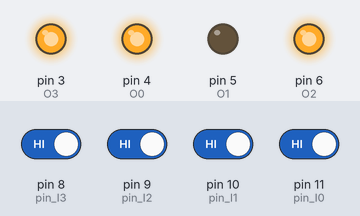
Recording of a sketch running on a simulated Arduino Nano, built with avr-gcc and run on an emulated ATmega328P. On the bench: output pins drawn as LEDs (lit = HIGH). Inputs (shaded band) come from the test bench; at power-on: pin 8 (pin_I3), pin 9 (pin_I2), pin 10 (pin_I1), pin 11 (pin_I0) HIGH.

Above: at 1.2 s.
1.3 s: pin 8 (pin_I3) driven LOW
At 1.8 s:
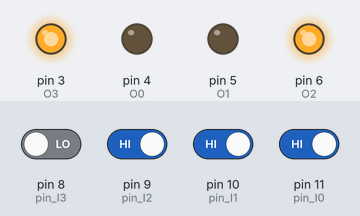
2.8 s: pin 9 (pin_I2) driven LOW
At 4.0 s:
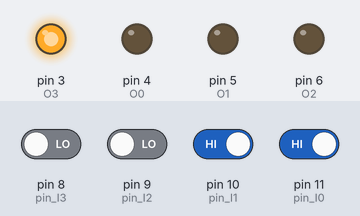
4.3 s: pin 8 (pin_I3) driven HIGH
At 5.3 s:
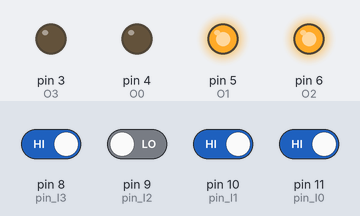
5.8 s: pin 10 (pin_I1) driven LOW
At 6.5 s:
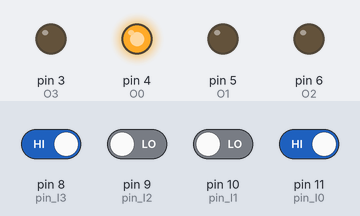
7.3 s: pin 11 (pin_I0) driven LOW
At 7.6 s:
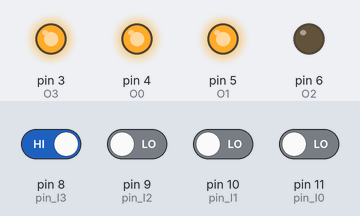
8.8 s: pin 9 (pin_I2) driven HIGH
At 9.9 s:
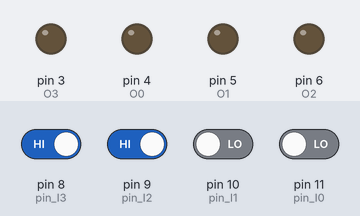
Timing chart, 0 to 11.3 s (numbered marks = the images above; inputs shaded):
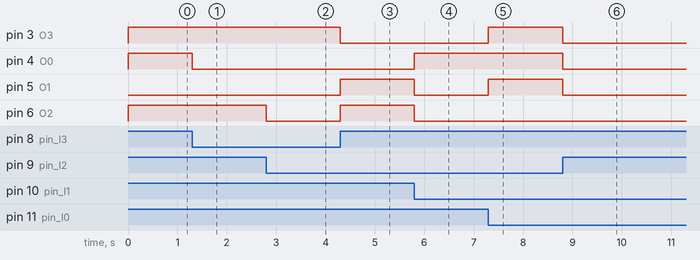

The sketch:

sketch_apr24a.ino
```cpp
// CSE331.4 (Spring 2022)
// Group-2
// Code for Arduino Nano:

// Declaring pins of I/O:
//Input Pins:      Output Pins:
  int pin_I0 = 11; int O0 = 4;
  int pin_I1 = 10; int O1 = 5;
  int pin_I2 =  9; int O2 = 6;
  int pin_I3 =  8; int O3 = 3;

// Logical Operators of input:
  int I0 = 0;
  int I1 = 0;
  int I2 = 0;
  int I3 = 0;

void setup() {
  // Pin Mode for Input:   Pin Mode for Outut:
   pinMode(pin_I0, INPUT); pinMode(O0, OUTPUT);
   pinMode(pin_I1, INPUT); pinMode(O1, OUTPUT);
   pinMode(pin_I2, INPUT); pinMode(O2, OUTPUT);
   pinMode(pin_I3, INPUT); pinMode(O3, OUTPUT);
}
void loop() {
  // Reading the input pins:
  I0 = digitalRead(pin_I0);
  I1 = digitalRead(pin_I1);
  I2 = digitalRead(pin_I2);
  I3 = digitalRead(pin_I3);
  if( (I0 == 0)&&(I1 == 0)&&(I2 == 0)&&(I3 == 0) == true){
    digitalWrite(O0,1);
    digitalWrite(O1,1);
    digitalWrite(O2,0);
    digitalWrite(O3,1);
  }
  if( (I0 == 0)&&(I1 == 0)&&(I2 == 0)&&(I3 == 1) == true){
    digitalWrite(O0,1);
    digitalWrite(O1,1);
    digitalWrite(O2,0);
    digitalWrite(O3,1);
  }
  if( (I0 == 0)&&(I1 == 0)&&(I2 == 1)&&(I3 == 0) == true){
    digitalWrite(O0,0);
    digitalWrite(O1,0);
    digitalWrite(O2,0);
    digitalWrite(O3,1);
  }
  if( (I0 == 0)&&(I1 == 0)&&(I2 == 1)&&(I3 == 1) == true){
    digitalWrite(O0,0);
    digitalWrite(O1,0);
    digitalWrite(O2,0);
    digitalWrite(O3,0);
  }
  if( (I0 == 0)&&(I1 == 1)&&(I2 == 0)&&(I3 == 1) == true){
    digitalWrite(O0,0);
    digitalWrite(O1,0);
    digitalWrite(O2,1);
    digitalWrite(O3,0);
  }
  if( (I0 == 0)&&(I1 == 1)&&(I2 ==1)&&(I3 == 0) == true){
    digitalWrite(O0,1);
    digitalWrite(O1,1);
    digitalWrite(O2,1);
    digitalWrite(O3,1);
  }
  if( (I0 == 0)&&(I1 == 1)&&(I2 == 1)&&(I3 == 1) == true){
    digitalWrite(O0,0);
    digitalWrite(O1,0);
    digitalWrite(O2,1);
    digitalWrite(O3,0);
  }
  if( (I0 == 1)&&(I1 == 0)&&(I2 == 0)&&(I3 == 0) == true){
    digitalWrite(O0,1);
    digitalWrite(O1,0);
    digitalWrite(O2,1);
    digitalWrite(O3,1);
  }
  if( (I0 == 1)&&(I1 == 0)&&(I2 == 0)&&(I3 == 1) == true){
    digitalWrite(O0,1);
    digitalWrite(O1,0);
    digitalWrite(O2,0);
    digitalWrite(O3,0);
  }
  if( (I0 == 1)&&(I1 == 0)&&(I2 == 1)&&(I3 == 0) == true){
    digitalWrite(O0,0);
    digitalWrite(O1,0);
    digitalWrite(O2,1);
    digitalWrite(O3,0);
  }
  if( (I0 == 1)&&(I1 == 0)&&(I2 == 1)&&(I3 == 1) == true){
    digitalWrite(O0,0);
    digitalWrite(O1,0);
    digitalWrite(O2,1);
    digitalWrite(O3,1);
  }
  if( (I0 == 1)&&(I1 == 1)&&(I2 == 0)&&(I3 == 0) == true){
    digitalWrite(O0,0);
    digitalWrite(O1,0);
    digitalWrite(O2,0);
    digitalWrite(O3,1);
  }
  if( (I0 == 1)&&(I1 == 1)&&(I2 == 0)&&(I3 == 1) == true){
    digitalWrite(O0,0);
    digitalWrite(O1,1);
    digitalWrite(O2,1);
    digitalWrite(O3,0);
  }
  if( (I0 == 1)&&(I1 == 1)&&(I2 == 1)&&(I3 == 0) == true){
    digitalWrite(O0,0);
    digitalWrite(O1,0);
    digitalWrite(O2,1);
    digitalWrite(O3,1);
  }
  if( (I0 == 1)&&(I1 == 1)&&(I2 == 1)&&(I3 == 1) == true){
    digitalWrite(O0,1);
    digitalWrite(O1,0);
    digitalWrite(O2,1);
    digitalWrite(O3,1);
  }
}
```

Measured:
- after the input at 1.3 s, pin 4 (O0): HIGH → LOW at once
- after the input at 2.8 s, pin 6 (O2): HIGH → LOW at once
- after the input at 4.3 s, pin 3 (O3): HIGH → LOW at once; pin 5 (O1), pin 6 (O2): LOW → HIGH at once
- after the input at 5.8 s, pin 4 (O0): LOW → HIGH at once; pin 5 (O1), pin 6 (O2): HIGH → LOW at once
- after the input at 7.3 s, pin 3 (O3), pin 5 (O1): LOW → HIGH at once
- after the input at 8.8 s, pin 3 (O3), pin 4 (O0), pin 5 (O1): HIGH → LOW at once
